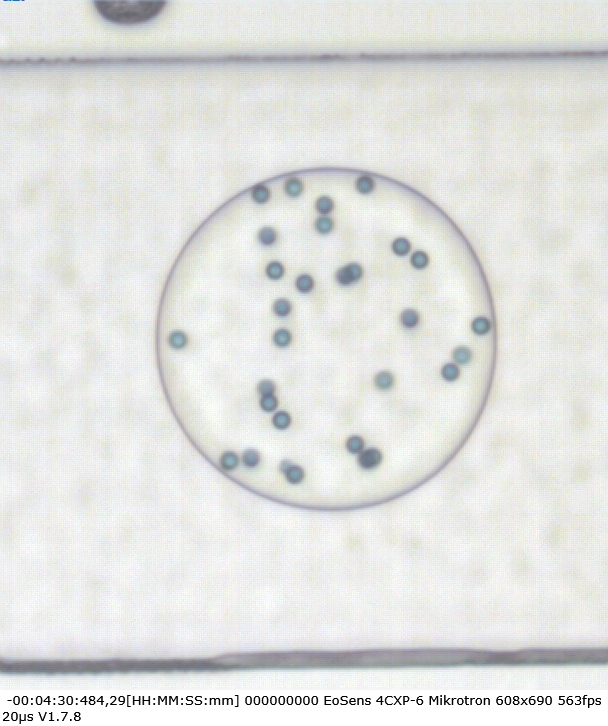
#> input picture test_data/20170616_Reinjection_at_00h02min0000000000.jpg, 608 x 726 px
$ python -i functions.py   (imports and definitions only)   (older library calls are emulated)
#> lines starting #> are read from the running program, lines starting #| are printed output that depends on the picture
#> further down, picture is the input picture: shape (726, 608, 3); mean B, G, R 224.2, 226.5, 225.4
#!/usr/bin/env python
# -*- coding: utf-8 -*-
"""
Created on April 1 11:01:46 2020
@authors: C-M Svensson and Stefanie Dietrich
@email: carl-magnus.svensson@leibniz-hki.de or cmgsvensson@gmail.com

Copyright by Dr. Carl-Magnus Svensson and Stefanie Dietrich

Research Group Applied Systems Biology - Head: Prof. Dr. Marc Thilo Figge
https://www.leibniz-hki.de/en/applied-systems-biology.html
HKI-Center for Systems Biology of Infection
Leibniz Institute for Natural Product Research and Infection Biology -
Hans Knöll Insitute (HKI)
Adolf-Reichwein-Straße 23, 07745 Jena, Germany

License: BSD-3-Clause, see ./LICENSE or
https://opensource.org/licenses/BSD-3-Clause for full details
"""

import numpy as np
from skimage.draw import polygon
import cv2

# [92 lines left out: functions normalize, draw_mask, edgeoff2, equalize, not called in this run]

################################# Segmentation functions ####################################

def segmentDroplets(img, beadMin=100, beadMax=2000, dropMin=15000,
                    dropMax=300000, offset=4):
    '''
    Finds and segments microfluidic droplets from brightfield microscopy images.

    Parameters
    ----------
    img : array_like
        An image conataining one or more microfluidic droplets.
    beadMin : float, optional
        The minimum area, in pixels for an object to possibly be a bead.
        The default is 100.
    beadMax : float, optional
         The maximum area, in pixels for an object to possibly be a bead.
         The default is 2000.
    dropMin : float, optional
         The minimum area, in pixels for an object to possibly be a droplet.
         The default is 15000.
    dropMax : float, optional
        The maximum area, in pixels for an object to possibly be a droplet.
        The default is 300000.
    offset: float, optional
        Offset for the thresholding of the Laplacian image to avoud too many
        edges being included. Default value is 4.

    Returns
    -------
    thresh : integer
        Threshold for the the lapacian image.
    droplets_outer : array_like
        The outer boundary of the droplet.
    droplets_inner : array_like
        The inner boundary of the droplet.
    beads : array_like
        Boundaries of the beads.

    '''
#> called with beadMin = 100, beadMax = 2000, dropMin = 15000, dropMax = 300000, offset = 4
    blur = cv2.GaussianBlur(img, (5, 5), 2)
    lapl = cv2.Laplacian(blur, cv2.CV_64F)
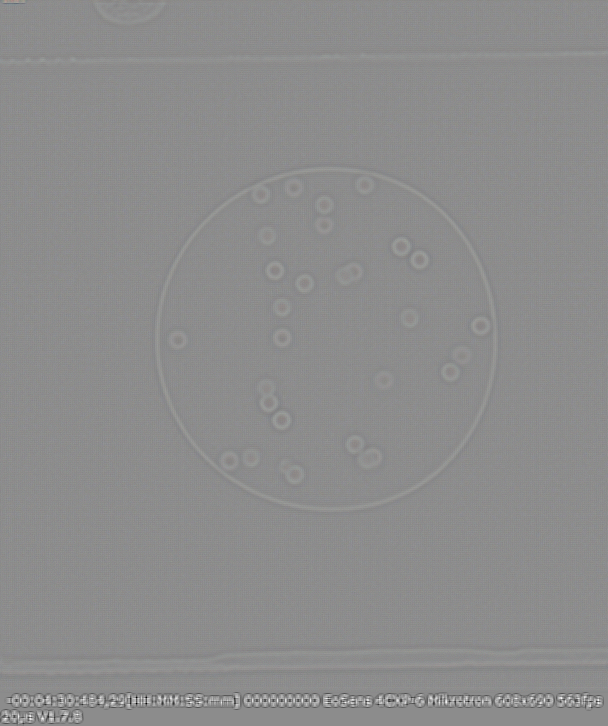
#> lapl: shape (726, 608, 3) float64; mean B, G, R 0, 0, 0; drawn with min black and max white
    m = abs(lapl.min())
#> m = 89
    lapl = (lapl+m).astype(np.uint8)
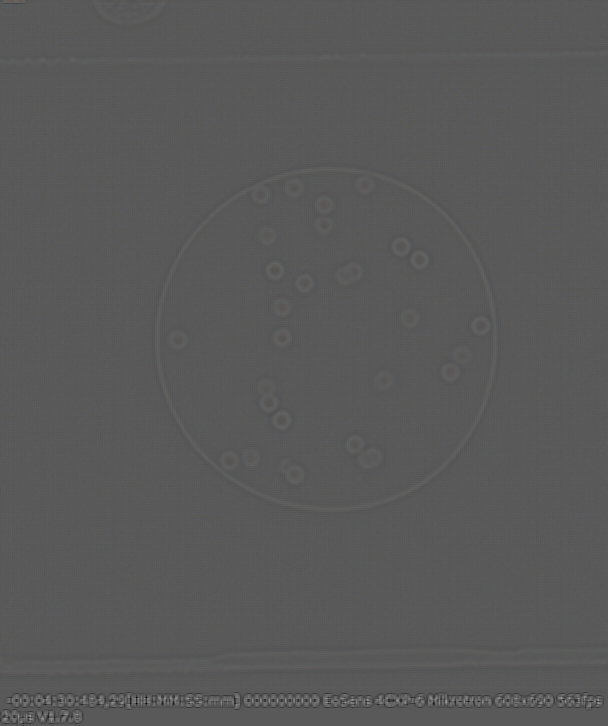
#> lapl: shape (726, 608, 3); mean B, G, R 89, 89, 89
    m = (255*m)/(lapl.max())
#> m = 141
    cv2.normalize(lapl, lapl, 0, 255, cv2.NORM_MINMAX)

    lapl = cv2.GaussianBlur(lapl, (3, 3), 1)

    ret, thresh = cv2.threshold(lapl, m+offset, 1, 0)
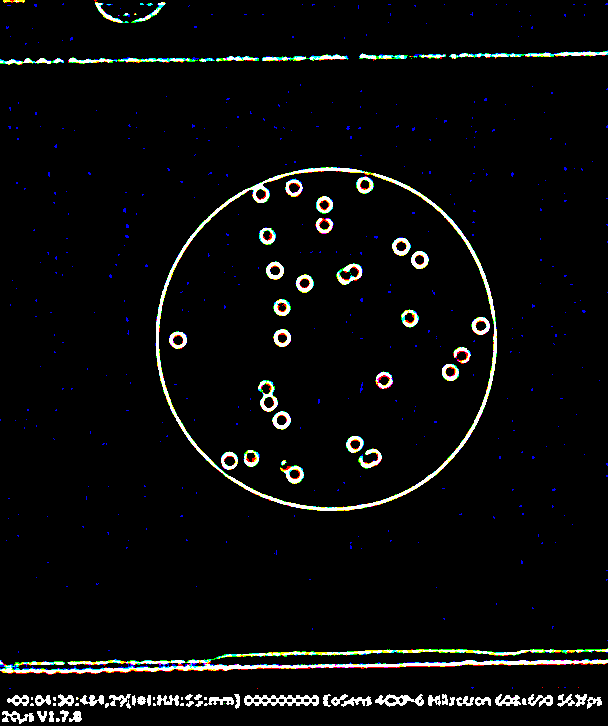
#> thresh: shape (726, 608, 3); mean B, G, R 0.0414, 0.0433, 0.0411; drawn with 1 as white
#> ret = 144

#> (the run stopped early here; a loop or call above may not have finished)

$ run again, on test_data/20170616_Reinjection_at_00h02min0000000001.jpg
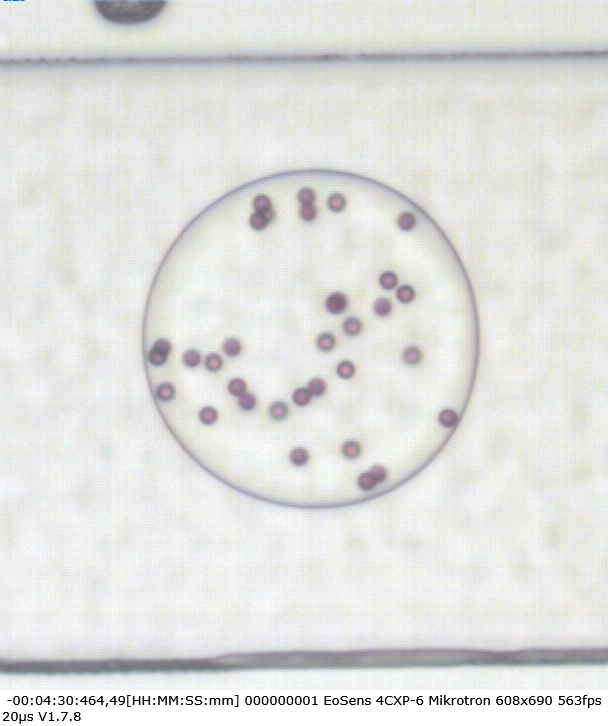
#> input picture test_data/20170616_Reinjection_at_00h02min0000000001.jpg, 608 x 726 px
#> picture is the input picture: shape (726, 608, 3); mean B, G, R 223.8, 226, 225.4
#> in segmentDroplets, `m = abs(lapl.min())`: m = 89
#> in segmentDroplets, `m = (255*m)/(lapl.max())`: m = 141
#> in segmentDroplets, `ret, thresh = cv2.threshold(lapl, m+offset, 1, 0)`:
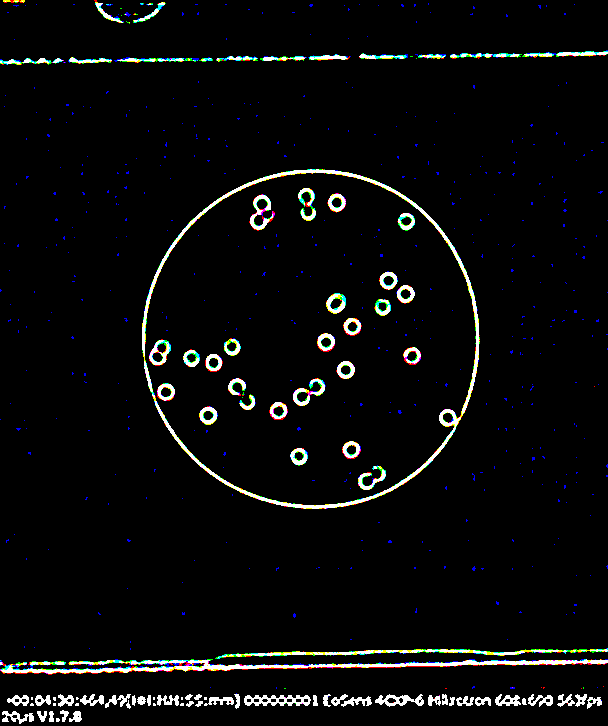
#> thresh: shape (726, 608, 3); mean B, G, R 0.0423, 0.044, 0.0414; drawn with 1 as white
#> ret = 144

$ run again, on test_data/20170616_Reinjection_at_00h02min0000000002.jpg
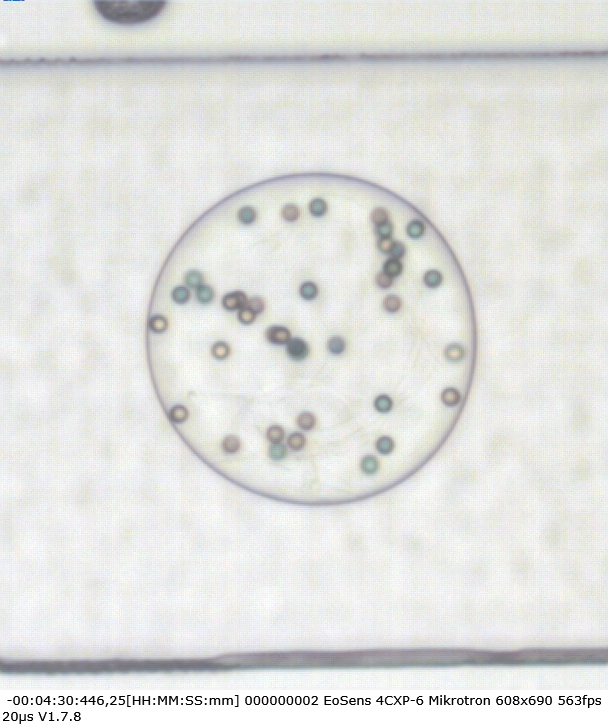
#> input picture test_data/20170616_Reinjection_at_00h02min0000000002.jpg, 608 x 726 px
#> picture is the input picture: shape (726, 608, 3); mean B, G, R 223.4, 225.9, 225.1
#> in segmentDroplets, `m = abs(lapl.min())`: m = 89
#> in segmentDroplets, `m = (255*m)/(lapl.max())`: m = 141
#> in segmentDroplets, `ret, thresh = cv2.threshold(lapl, m+offset, 1, 0)`:
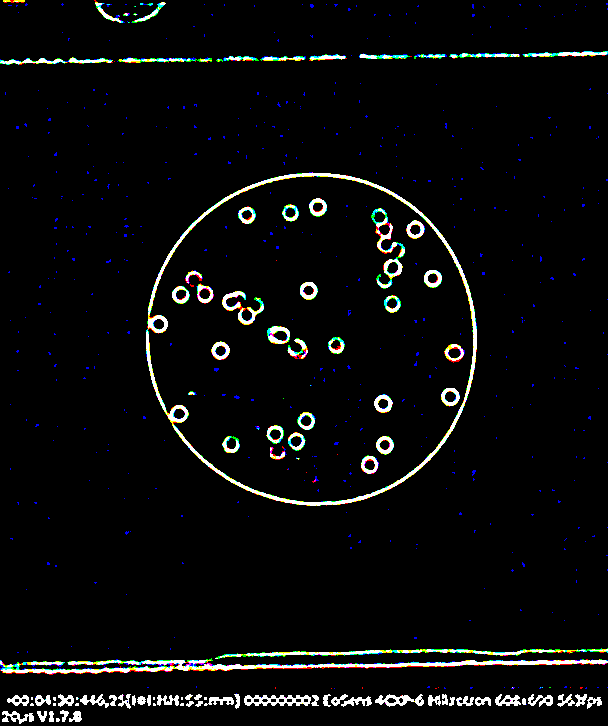
#> thresh: shape (726, 608, 3); mean B, G, R 0.0435, 0.0449, 0.042; drawn with 1 as white
#> ret = 144
